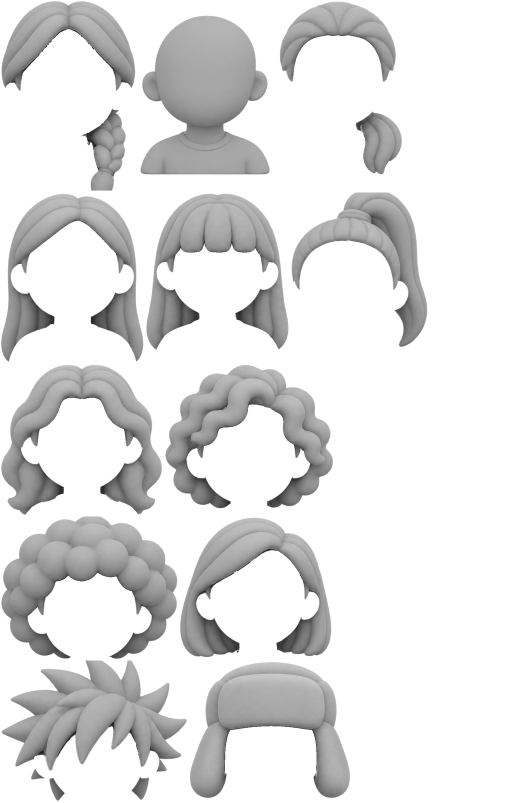
#> input picture server/ava/la_0.png, 1024 x 1605 px (shown at 1/2 size)
$ python crest_slice.py ../../server/ava/la_0.png ../../server/ava/la_1.png ../../server/ava/la_1.png 5
#> lines starting #> are read from the running program, lines starting #| are printed output that depends on the picture
# Режет лист 3x3 на клетки для герба. Серые фигуры приводятся к одной яркости (медиана 178) — их красит фильтр в crest.js.
# python3 crest_slice.py лист.png имя1,...,имя9 [gray|color] [клетка=160]   («-» вместо имени — пропустить клетку)
import sys
from PIL import Image
import numpy as np
src, names, mode = sys.argv[1], sys.argv[2].split(','), (sys.argv[3] if len(sys.argv) > 3 else 'gray')
CELL = int(sys.argv[4]) if len(sys.argv) > 4 else 160
im = Image.open(src).convert('RGBA'); W, H = im.size
#> further down, im is the input picture: PIL image 1024x1605 RGBA; mean R, G, B, A 46.5, 46.5, 46.5, 73.4
#> after `W, H = im.size`: W = 1024; H = 1605
a = np.array(im)
for i, n in enumerate(names):
    if n == '-': continue
    r, c = divmod(i, 3)
    cell = a[r * H // 3:(r + 1) * H // 3, c * W // 3:(c + 1) * W // 3]
    ys, xs = np.where(cell[..., 3] > 24)
    crop = Image.fromarray(cell[ys.min():ys.max() + 1, xs.min():xs.max() + 1])
    pad = 8 if mode == 'gray' else 4
    k = (CELL - 2 * pad) / max(crop.size)
    crop = crop.resize((max(1, round(crop.width * k)), max(1, round(crop.height * k))), Image.LANCZOS)
    out = Image.new('RGBA', (CELL, CELL), (0, 0, 0, 0))
    out.paste(crop, ((CELL - crop.width) // 2, (CELL - crop.height) // 2))
    if mode == 'gray':
        o = np.array(out).astype(float)
        L = o[..., 0] * .299 + o[..., 1] * .587 + o[..., 2] * .114
        L = np.clip(L * (178.0 / np.median(L[o[..., 3] > 200])), 0, 255)
        o[..., 0] = o[..., 1] = o[..., 2] = L
        out = Image.fromarray(o.astype('uint8'))
    out.save(f'parts/{n}.png')
    print(n, crop.size)
#> this loop made 1 pass
#> pass 1, `cell = a[r * H // 3:(r + 1) * H // 3, c * W // 3:(c + 1) * W // 3]`:
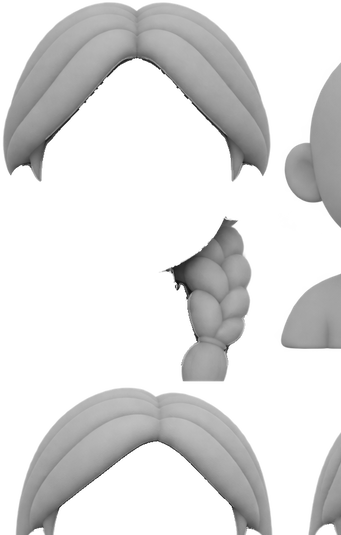
#> cell: shape (535, 341, 4); mean R, G, B, A 55.1, 55.1, 55.1, 83.4; transparent parts drawn white
#> pass 1, `crop = Image.fromarray(cell[ys.min():ys.max() + 1, xs.min():xs.max() +..`:
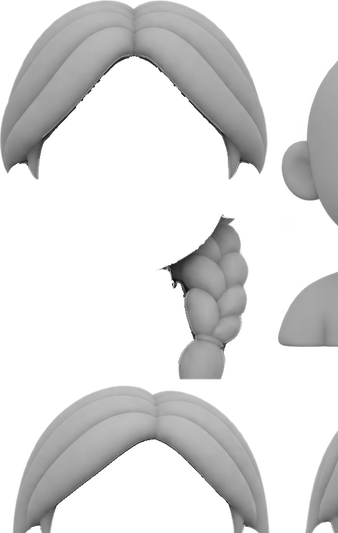
#> crop: PIL image 338x533 RGBA; mean R, G, B, A 55.7, 55.7, 55.7, 84.5; transparent parts drawn white

$ run again, on server/ava/la_2.png
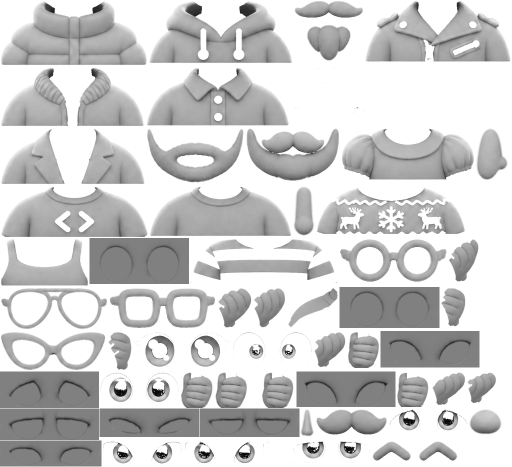
#> input picture server/ava/la_2.png, 1024 x 934 px (shown at 1/2 size)
#> im is the input picture: PIL image 1024x934 RGBA; mean R, G, B, A 81.3, 81.3, 81.3, 123.2
#> the loop `for i, n in enumerate(names):` made 1 pass
#> pass 1, `cell = a[r * H // 3:(r + 1) * H // 3, c * W // 3:(c + 1) * W // 3]`:
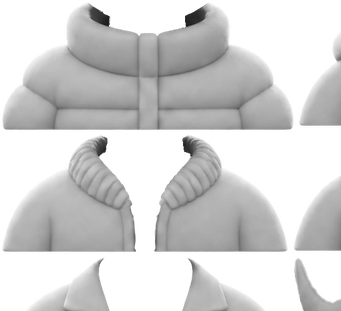
#> cell: shape (311, 341, 4); mean R, G, B, A 94, 94, 94, 126.6; transparent parts drawn white
#> pass 1, `crop = Image.fromarray(cell[ys.min():ys.max() + 1, xs.min():xs.max() +..`:
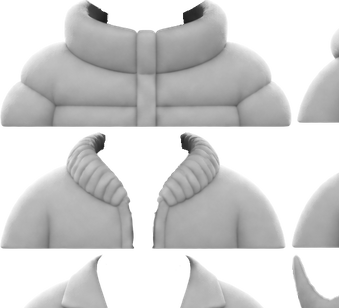
#> crop: PIL image 339x308 RGBA; mean R, G, B, A 95.3, 95.3, 95.3, 128.6; transparent parts drawn white
